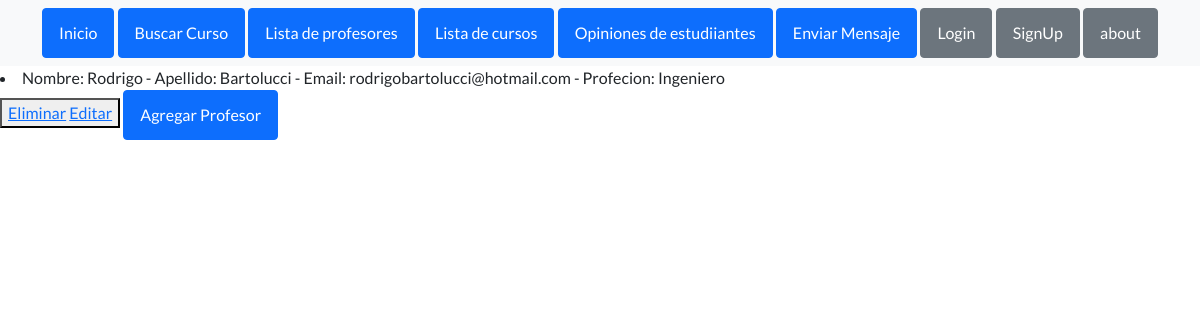
Page /mostrar_profesores/ on the earlier database version.
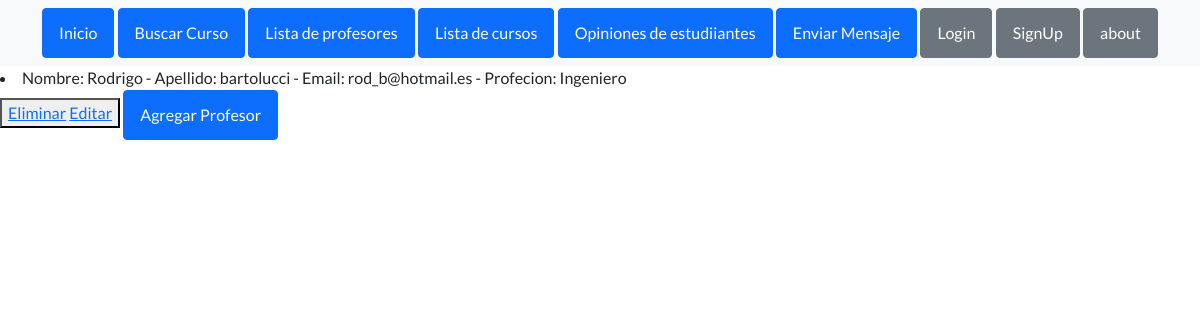
Same page on the later database version.
### appCoder/models.py (models this page shows)
class Profesor(models.Model):
    nombre=models.CharField(max_length=40)
    apellido=models.CharField(max_length=40)
    email=models.EmailField()
    profesion=models.CharField(max_length=40)
    def __str__(self) -> str:
        return f' Nombre: {self.nombre} - Apellido: {self.apellido} - Email: {self.email} - Profecion: {self.profesion}'

### appCoder/views.py (the view)
# urls.py: path('mostrar_profesores/', mostrar_profesores, name='mostrar_profesores'),
def mostrar_profesores(request):
      profesores= Profesor.objects.all()
      context = {'profesores': profesores}
      return render(request, 'mostrar_profesores.html', context=context)

### appCoder/templates/mostrar_profesores.html
{% extends "index.html" %}
{%load static %}
{% block codigoDinamico %}
{% for p in profesores %}
    <li>{{ p }}</li>
         <button>
            <a href="{% url 'eliminar_profesor' p.id %}"> Eliminar</a>
            <a href="{% url 'EditarProfesor' p.id %}"> Editar</a>
         </button>
{% endfor %}
<a class="btn btn-primary" href="{% url 'profesores' %}"> Agregar Profesor </a>
{% endblock %}

Differences in the rows shown:
changed Profesor: nombre+apellido+email "Nombre: Rodrigo - Apellido: Bartolucci - Email: rodrigobartolucci@hotmail.com - Profecion: Ingeniero" → "Nombre: Rodrigo - Apellido: bartolucci - Email: rod_b@hotmail.es - Profecion: Ingeniero"
